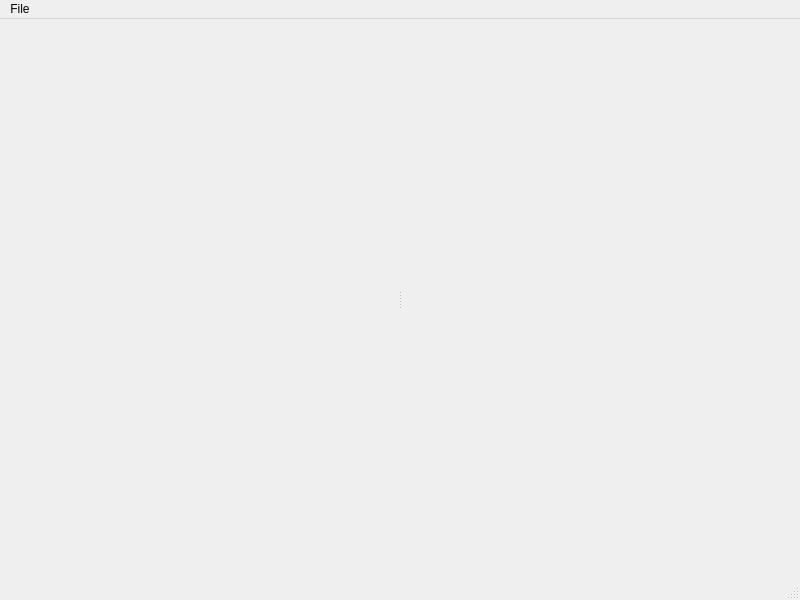
<?xml version="1.0" encoding="UTF-8"?>
<ui version="4.0">
 <class>Editor</class>
 <widget class="QMainWindow" name="Editor">
  <property name="geometry">
   <rect>
    <x>0</x>
    <y>0</y>
    <width>800</width>
    <height>600</height>
   </rect>
  </property>
  <property name="windowTitle">
   <string>MainWindow</string>
  </property>
  <widget class="QWidget" name="centralwidget">
   <layout class="QHBoxLayout" name="horizontalLayout">
    <property name="spacing">
     <number>0</number>
    </property>
    <property name="leftMargin">
     <number>0</number>
    </property>
    <property name="topMargin">
     <number>0</number>
    </property>
    <property name="rightMargin">
     <number>0</number>
    </property>
    <property name="bottomMargin">
     <number>0</number>
    </property>
    <item>
     <widget class="Sidebar" name="sidebar" native="true"/>
    </item>
    <item>
     <widget class="QSplitter" name="splitter">
      <property name="cursor">
       <cursorShape>ArrowCursor</cursorShape>
      </property>
      <property name="orientation">
       <enum>Qt::Horizontal</enum>
      </property>
      <property name="handleWidth">
       <number>2</number>
      </property>
      <widget class="QWidget" name="pane" native="true">
       <property name="sizePolicy">
        <sizepolicy hsizetype="Preferred" vsizetype="Preferred">
         <horstretch>1</horstretch>
         <verstretch>0</verstretch>
        </sizepolicy>
       </property>
       <layout class="QVBoxLayout" name="verticalLayout">
        <property name="spacing">
         <number>0</number>
        </property>
        <property name="leftMargin">
         <number>0</number>
        </property>
        <property name="topMargin">
         <number>0</number>
        </property>
        <property name="rightMargin">
         <number>0</number>
        </property>
        <property name="bottomMargin">
         <number>0</number>
        </property>
       </layout>
      </widget>
      <widget class="QWidget" name="editor" native="true">
       <property name="sizePolicy">
        <sizepolicy hsizetype="Preferred" vsizetype="Preferred">
         <horstretch>5</horstretch>
         <verstretch>0</verstretch>
        </sizepolicy>
       </property>
       <layout class="QVBoxLayout" name="verticalLayout_2">
        <property name="spacing">
         <number>0</number>
        </property>
        <property name="leftMargin">
         <number>0</number>
        </property>
        <property name="topMargin">
         <number>0</number>
        </property>
        <property name="rightMargin">
         <number>0</number>
        </property>
        <property name="bottomMargin">
         <number>0</number>
        </property>
       </layout>
      </widget>
     </widget>
    </item>
   </layout>
  </widget>
  <widget class="QMenuBar" name="menubar">
   <property name="geometry">
    <rect>
     <x>0</x>
     <y>0</y>
     <width>800</width>
     <height>22</height>
    </rect>
   </property>
   <widget class="QMenu" name="menuFile">
    <property name="title">
     <string>File</string>
    </property>
    <addaction name="actionClose_project"/>
    <addaction name="separator"/>
    <addaction name="actionExit"/>
   </widget>
   <addaction name="menuFile"/>
  </widget>
  <widget class="QStatusBar" name="statusbar"/>
  <action name="actionClose_project">
   <property name="text">
    <string>Close project</string>
   </property>
  </action>
  <action name="actionExit">
   <property name="text">
    <string>Exit</string>
   </property>
  </action>
 </widget>
 <customwidgets>
  <customwidget>
   <class>Sidebar</class>
   <extends>QWidget</extends>
   <header>components/sidebar/sidebar.h</header>
   <container>1</container>
  </customwidget>
 </customwidgets>
 <resources/>
 <connections/>
</ui>
